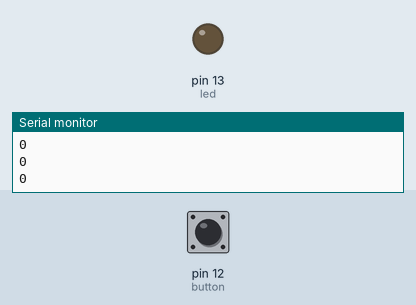
This sketch was run on a simulated Arduino Uno, built with avr-gcc and run on an emulated ATmega328P. Parts: output pins drawn as LEDs (lit = HIGH), the last lines printed to the serial monitor. Dashed ring = blinking. The test bench sets the inputs (shaded band); at power-on: pin 12 (button) LOW.

Above: at 1.2 s.
1.3 s: pin 12 (button) pulled HIGH for 1 s
At 1.48 s:
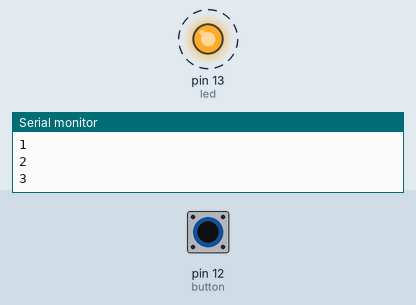
4.3 s: pin 12 (button) pulled HIGH for 3.2 s
At 8.1 s:
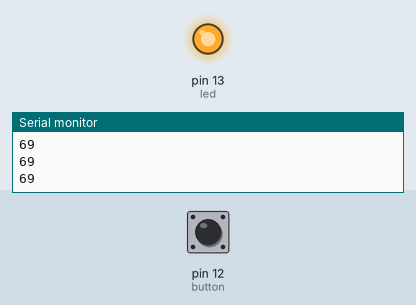
Timing chart, 0 to 9.6 s (numbered marks = the images above; inputs shaded):
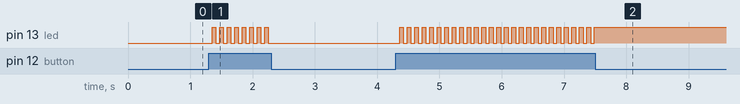

The sketch:

button_problem.ino
```cpp
const int button = 12;
const int led = 13;
bool led_state = 0, button_state = 0;
int count = 0;
void setup(){
    Serial.begin( 9600 );
    pinMode( led, OUTPUT );
    pinMode( button, INPUT );
}

void loop(){
    int pressed = button_read( button );
    if( pressed == 1 ){
        count++;
        if( led_state == 0 ){
            digitalWrite( led, HIGH );
            led_state = 1;
        }
        else{
            digitalWrite( led, LOW );
            led_state = 0;
        }
    }
    Serial.println( count );
    delay ( 30 );
}

bool button_read( int button_pin ){
    int read_value = digitalRead( button_pin );
    delay(30);
    if( read_value == digitalRead( button_pin ))
        return read_value;
    else
        return false;
}
```

Measured:
- after the input at 1.3 s, pin 13 (led): alternates HIGH for 0.06 s and LOW for 0.06 s, 16 changes in all, then stays LOW, starting after 0.05 s
- after the input at 4.3 s, pin 13 (led): alternates HIGH for 0.06 s and LOW for 0.06 s, 53 changes in all, then stays HIGH, starting after 0.06 s
